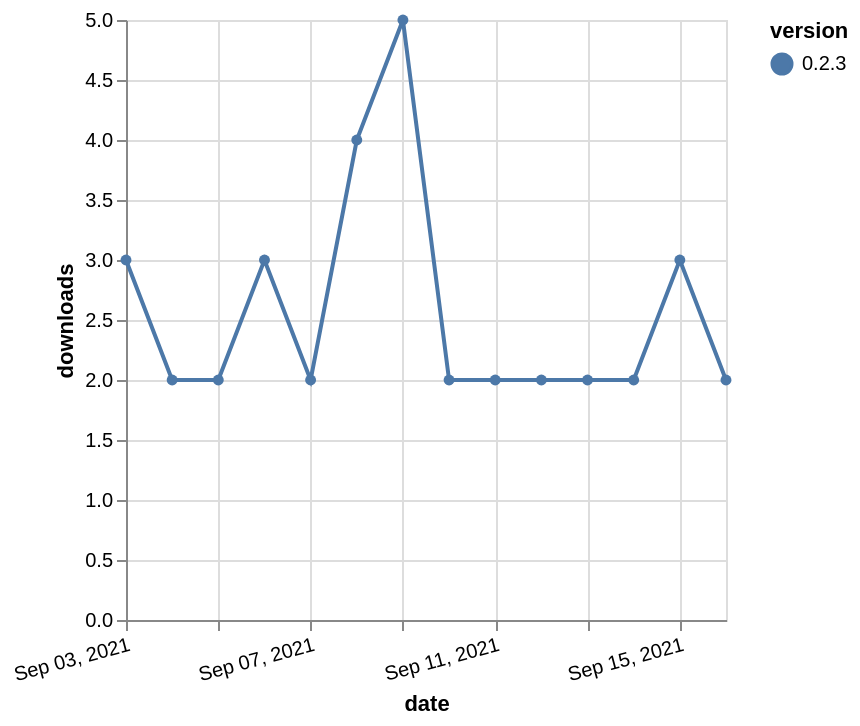

Describe this chart as a Vega-Lite specification.
### Vega-Lite specification from a JSON file in a GitHub repository (floating-point values rounded to 4 significant figures)
{"$schema": "https://vega.github.io/schema/vega-lite/v5.json", "description": "A simple bar chart with embedded data.", "data": {"values": [{"date": "2021-09-03", "total": 3730, "delta": 3, "version": "0.2.3"}, {"date": "2021-09-04", "total": 3732, "delta": 2, "version": "0.2.3"}, {"date": "2021-09-05", "total": 3734, "delta": 2, "version": "0.2.3"}, {"date": "2021-09-06", "total": 3737, "delta": 3, "version": "0.2.3"}, {"date": "2021-09-07", "total": 3739, "delta": 2, "version": "0.2.3"}, {"date": "2021-09-08", "total": 3743, "delta": 4, "version": "0.2.3"}, {"date": "2021-09-09", "total": 3748, "delta": 5, "version": "0.2.3"}, {"date": "2021-09-10", "total": 3750, "delta": 2, "version": "0.2.3"}, {"date": "2021-09-11", "total": 3752, "delta": 2, "version": "0.2.3"}, {"date": "2021-09-12", "total": 3754, "delta": 2, "version": "0.2.3"}, {"date": "2021-09-13", "total": 3756, "delta": 2, "version": "0.2.3"}, {"date": "2021-09-14", "total": 3758, "delta": 2, "version": "0.2.3"}, {"date": "2021-09-15", "total": 3761, "delta": 3, "version": "0.2.3"}, {"date": "2021-09-16", "total": 3763, "delta": 2, "version": "0.2.3"}]}, "width": "container", "mark": {"type": "line", "point": {"filled": true}}, "encoding": {"x": {"field": "date", "type": "temporal", "timeUnit": "yearmonthdate", "title": "date", "axis": {"labelAngle": -15}}, "y": {"field": "delta", "type": "quantitative", "title": "downloads"}, "color": {"field": "version", "type": "nominal"}, "tooltip": {"field": "delta"}}}
